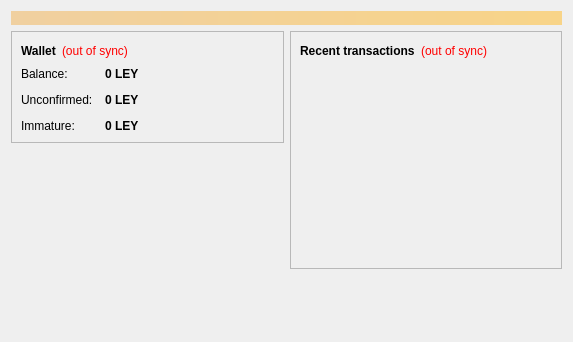
<?xml version="1.0" encoding="UTF-8"?>
<ui version="4.0">
 <class>OverviewPage</class>
 <widget class="QWidget" name="OverviewPage">
  <property name="geometry">
   <rect>
    <x>0</x>
    <y>0</y>
    <width>573</width>
    <height>342</height>
   </rect>
  </property>
  <property name="windowTitle">
   <string>Form</string>
  </property>
  <layout class="QVBoxLayout" name="topLayout">
   <item>
    <widget class="QLabel" name="labelAlerts">
     <property name="visible">
      <bool>false</bool>
     </property>
     <property name="styleSheet">
      <string notr="true">background-color: qlineargradient(x1: 0, y1: 0, x2: 1, y2: 0, stop:0 #F0D0A0, stop:1 #F8D488); color:#000000;</string>
     </property>
     <property name="wordWrap">
      <bool>true</bool>
     </property>
     <property name="margin">
      <number>3</number>
     </property>
    </widget>
   </item>
   <item>
    <layout class="QHBoxLayout" name="horizontalLayout" stretch="1,1">
     <item>
      <layout class="QVBoxLayout" name="verticalLayout_2">
       <item>
        <widget class="QFrame" name="frame">
         <property name="frameShape">
          <enum>QFrame::StyledPanel</enum>
         </property>
         <property name="frameShadow">
          <enum>QFrame::Raised</enum>
         </property>
         <layout class="QVBoxLayout" name="verticalLayout_4">
          <item>
           <layout class="QHBoxLayout" name="horizontalLayout_4">
            <item>
             <widget class="QLabel" name="label_5">
              <property name="font">
               <font>
                <weight>75</weight>
                <bold>true</bold>
               </font>
              </property>
              <property name="text">
               <string>Wallet</string>
              </property>
             </widget>
            </item>
            <item>
             <widget class="QLabel" name="labelWalletStatus">
              <property name="toolTip">
               <string>The displayed information may be out of date. Your wallet automatically synchronizes with the leycoin network after a connection is established, but this process has not completed yet.</string>
              </property>
              <property name="styleSheet">
               <string notr="true">QLabel { color: red; }</string>
              </property>
              <property name="text">
               <string notr="true">(out of sync)</string>
              </property>
              <property name="alignment">
               <set>Qt::AlignLeading|Qt::AlignLeft|Qt::AlignVCenter</set>
              </property>
             </widget>
            </item>
            <item>
             <spacer name="horizontalSpacer_2">
              <property name="orientation">
               <enum>Qt::Horizontal</enum>
              </property>
              <property name="sizeHint" stdset="0">
               <size>
                <width>40</width>
                <height>20</height>
               </size>
              </property>
             </spacer>
            </item>
           </layout>
          </item>
          <item>
           <layout class="QFormLayout" name="formLayout_2">
            <property name="fieldGrowthPolicy">
             <enum>QFormLayout::AllNonFixedFieldsGrow</enum>
            </property>
            <property name="horizontalSpacing">
             <number>12</number>
            </property>
            <property name="verticalSpacing">
             <number>12</number>
            </property>
            <item row="0" column="0">
             <widget class="QLabel" name="label">
              <property name="text">
               <string>Balance:</string>
              </property>
             </widget>
            </item>
            <item row="0" column="1">
             <widget class="QLabel" name="labelBalance">
              <property name="font">
               <font>
                <weight>75</weight>
                <bold>true</bold>
               </font>
              </property>
              <property name="cursor">
               <cursorShape>IBeamCursor</cursorShape>
              </property>
              <property name="toolTip">
               <string>Your current balance</string>
              </property>
              <property name="text">
               <string notr="true">0 LEY</string>
              </property>
              <property name="textInteractionFlags">
               <set>Qt::LinksAccessibleByMouse|Qt::TextSelectableByKeyboard|Qt::TextSelectableByMouse</set>
              </property>
             </widget>
            </item>
            <item row="1" column="0">
             <widget class="QLabel" name="label_3">
              <property name="text">
               <string>Unconfirmed:</string>
              </property>
             </widget>
            </item>
            <item row="1" column="1">
             <widget class="QLabel" name="labelUnconfirmed">
              <property name="font">
               <font>
                <weight>75</weight>
                <bold>true</bold>
               </font>
              </property>
              <property name="cursor">
               <cursorShape>IBeamCursor</cursorShape>
              </property>
              <property name="toolTip">
               <string>Total of transactions that have yet to be confirmed, and do not yet count toward the current balance</string>
              </property>
              <property name="text">
               <string notr="true">0 LEY</string>
              </property>
              <property name="textInteractionFlags">
               <set>Qt::LinksAccessibleByMouse|Qt::TextSelectableByKeyboard|Qt::TextSelectableByMouse</set>
              </property>
             </widget>
            </item>
            <item row="2" column="0">
             <widget class="QLabel" name="labelImmatureText">
              <property name="text">
               <string>Immature:</string>
              </property>
             </widget>
            </item>
            <item row="2" column="1">
             <widget class="QLabel" name="labelImmature">
              <property name="font">
               <font>
                <weight>75</weight>
                <bold>true</bold>
               </font>
              </property>
              <property name="toolTip">
               <string>Mined balance that has not yet matured</string>
              </property>
              <property name="text">
               <string notr="true">0 LEY</string>
              </property>
              <property name="textInteractionFlags">
               <set>Qt::LinksAccessibleByMouse|Qt::TextSelectableByKeyboard|Qt::TextSelectableByMouse</set>
              </property>
             </widget>
            </item>
           </layout>
          </item>
         </layout>
        </widget>
       </item>
       <item>
        <spacer name="verticalSpacer">
         <property name="orientation">
          <enum>Qt::Vertical</enum>
         </property>
         <property name="sizeHint" stdset="0">
          <size>
           <width>20</width>
           <height>40</height>
          </size>
         </property>
        </spacer>
       </item>
      </layout>
     </item>
     <item>
      <layout class="QVBoxLayout" name="verticalLayout_3">
       <item>
        <widget class="QFrame" name="frame_2">
         <property name="frameShape">
          <enum>QFrame::StyledPanel</enum>
         </property>
         <property name="frameShadow">
          <enum>QFrame::Raised</enum>
         </property>
         <layout class="QVBoxLayout" name="verticalLayout">
          <item>
           <layout class="QHBoxLayout" name="horizontalLayout_2">
            <item>
             <widget class="QLabel" name="label_4">
              <property name="text">
               <string>&lt;b&gt;Recent transactions&lt;/b&gt;</string>
              </property>
             </widget>
            </item>
            <item>
             <widget class="QLabel" name="labelTransactionsStatus">
              <property name="toolTip">
               <string>The displayed information may be out of date. Your wallet automatically synchronizes with the leycoin network after a connection is established, but this process has not completed yet.</string>
              </property>
              <property name="styleSheet">
               <string notr="true">QLabel { color: red; }</string>
              </property>
              <property name="text">
               <string notr="true">(out of sync)</string>
              </property>
              <property name="alignment">
               <set>Qt::AlignRight|Qt::AlignTrailing|Qt::AlignVCenter</set>
              </property>
             </widget>
            </item>
            <item>
             <spacer name="horizontalSpacer">
              <property name="orientation">
               <enum>Qt::Horizontal</enum>
              </property>
              <property name="sizeHint" stdset="0">
               <size>
                <width>40</width>
                <height>20</height>
               </size>
              </property>
             </spacer>
            </item>
           </layout>
          </item>
          <item>
           <widget class="QListView" name="listTransactions">
            <property name="styleSheet">
             <string notr="true">QListView { background: transparent; }</string>
            </property>
            <property name="frameShape">
             <enum>QFrame::NoFrame</enum>
            </property>
            <property name="verticalScrollBarPolicy">
             <enum>Qt::ScrollBarAlwaysOff</enum>
            </property>
            <property name="horizontalScrollBarPolicy">
             <enum>Qt::ScrollBarAlwaysOff</enum>
            </property>
            <property name="selectionMode">
             <enum>QAbstractItemView::NoSelection</enum>
            </property>
           </widget>
          </item>
         </layout>
        </widget>
       </item>
       <item>
        <spacer name="verticalSpacer_2">
         <property name="orientation">
          <enum>Qt::Vertical</enum>
         </property>
         <property name="sizeHint" stdset="0">
          <size>
           <width>20</width>
           <height>40</height>
          </size>
         </property>
        </spacer>
       </item>
      </layout>
     </item>
    </layout>
   </item>
  </layout>
 </widget>
 <resources/>
 <connections/>
</ui>
